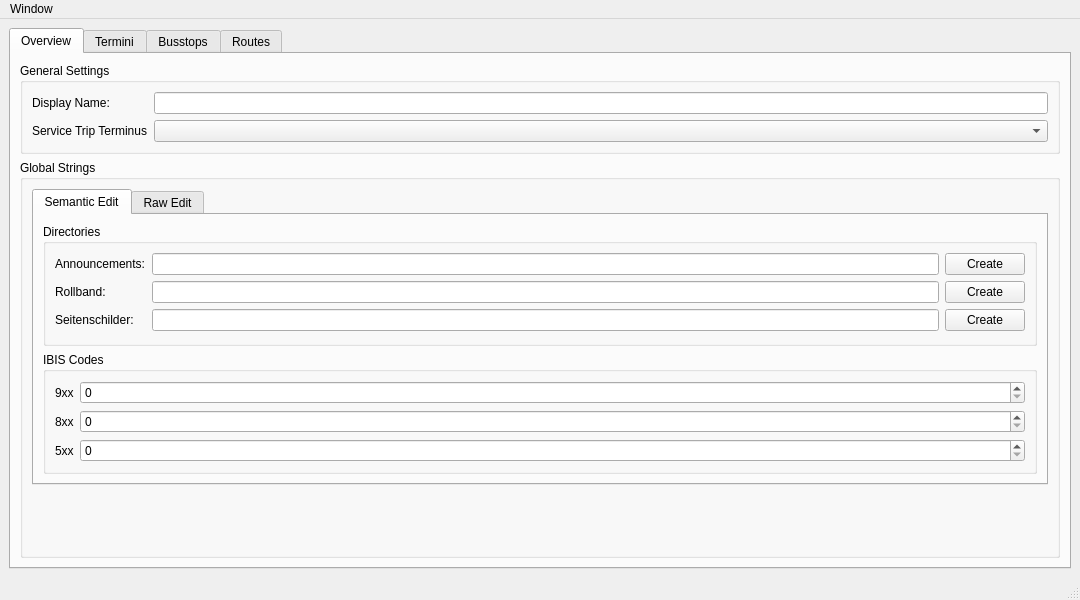
<?xml version="1.0" encoding="UTF-8"?>
<ui version="4.0">
 <class>wHofEditor</class>
 <widget class="QMainWindow" name="wHofEditor">
  <property name="geometry">
   <rect>
    <x>0</x>
    <y>0</y>
    <width>1080</width>
    <height>600</height>
   </rect>
  </property>
  <property name="windowTitle">
   <string>wHofEditor</string>
  </property>
  <widget class="QWidget" name="centralwidget">
   <layout class="QVBoxLayout" name="verticalLayout">
    <item>
     <widget class="QTabWidget" name="tabWidget">
      <property name="currentIndex">
       <number>0</number>
      </property>
      <widget class="QWidget" name="tabOverview">
       <attribute name="title">
        <string>Overview</string>
       </attribute>
       <layout class="QVBoxLayout" name="verticalLayout_4">
        <item>
         <widget class="QGroupBox" name="groupBox">
          <property name="title">
           <string>General Settings</string>
          </property>
          <layout class="QFormLayout" name="formLayout">
           <item row="0" column="0">
            <widget class="QLabel" name="label">
             <property name="text">
              <string>Display Name:</string>
             </property>
            </widget>
           </item>
           <item row="0" column="1">
            <widget class="QLineEdit" name="leHofDisplayName"/>
           </item>
           <item row="1" column="0">
            <widget class="QLabel" name="label_2">
             <property name="text">
              <string>Service Trip Terminus</string>
             </property>
            </widget>
           </item>
           <item row="1" column="1">
            <widget class="QComboBox" name="cbHofServiceTripTerminus"/>
           </item>
          </layout>
         </widget>
        </item>
        <item>
         <widget class="QGroupBox" name="groupBox_4">
          <property name="title">
           <string>Global Strings</string>
          </property>
          <layout class="QVBoxLayout" name="verticalLayout_3">
           <item>
            <widget class="QTabWidget" name="tabWidget_2">
             <property name="currentIndex">
              <number>0</number>
             </property>
             <widget class="QWidget" name="tabGlobalStringsSemanticEdit">
              <attribute name="title">
               <string>Semantic Edit</string>
              </attribute>
              <layout class="QVBoxLayout" name="verticalLayout_2">
               <item>
                <widget class="QGroupBox" name="groupBox_2">
                 <property name="title">
                  <string>Directories</string>
                 </property>
                 <layout class="QFormLayout" name="formLayout_2">
                  <item row="0" column="0">
                   <widget class="QLabel" name="label_3">
                    <property name="text">
                     <string>Announcements:</string>
                    </property>
                   </widget>
                  </item>
                  <item row="0" column="1">
                   <layout class="QHBoxLayout" name="horizontalLayout_3">
                    <item>
                     <widget class="QLineEdit" name="leDirectoryAnnouncements"/>
                    </item>
                    <item>
                     <widget class="QPushButton" name="pbDirectoryAnnouncementsCreate">
                      <property name="text">
                       <string notr="true">Create</string>
                      </property>
                     </widget>
                    </item>
                   </layout>
                  </item>
                  <item row="1" column="0">
                   <widget class="QLabel" name="label_4">
                    <property name="text">
                     <string>Rollband:</string>
                    </property>
                   </widget>
                  </item>
                  <item row="1" column="1">
                   <layout class="QHBoxLayout" name="horizontalLayout_2">
                    <item>
                     <widget class="QLineEdit" name="leDirectoryRollband"/>
                    </item>
                    <item>
                     <widget class="QPushButton" name="pbDirectoryRollbandCreate">
                      <property name="text">
                       <string notr="true">Create</string>
                      </property>
                     </widget>
                    </item>
                   </layout>
                  </item>
                  <item row="2" column="0">
                   <widget class="QLabel" name="label_5">
                    <property name="text">
                     <string>Seitenschilder:</string>
                    </property>
                   </widget>
                  </item>
                  <item row="2" column="1">
                   <layout class="QHBoxLayout" name="horizontalLayout">
                    <item>
                     <widget class="QLineEdit" name="leDirectorySeitenschilder"/>
                    </item>
                    <item>
                     <widget class="QPushButton" name="pbDirectorySeitenschilderCreate">
                      <property name="text">
                       <string notr="true">Create</string>
                      </property>
                     </widget>
                    </item>
                   </layout>
                  </item>
                 </layout>
                </widget>
               </item>
               <item>
                <widget class="QGroupBox" name="groupBox_3">
                 <property name="title">
                  <string>IBIS Codes</string>
                 </property>
                 <layout class="QFormLayout" name="formLayout_3">
                  <item row="0" column="0">
                   <widget class="QLabel" name="label_6">
                    <property name="text">
                     <string>9xx</string>
                    </property>
                   </widget>
                  </item>
                  <item row="0" column="1">
                   <widget class="QSpinBox" name="sbIbisCode9xx"/>
                  </item>
                  <item row="1" column="0">
                   <widget class="QLabel" name="label_7">
                    <property name="text">
                     <string>8xx</string>
                    </property>
                   </widget>
                  </item>
                  <item row="1" column="1">
                   <widget class="QSpinBox" name="sbIbisCode8xx"/>
                  </item>
                  <item row="2" column="0">
                   <widget class="QLabel" name="label_8">
                    <property name="text">
                     <string>5xx</string>
                    </property>
                   </widget>
                  </item>
                  <item row="2" column="1">
                   <widget class="QSpinBox" name="sbIbisCode5xx"/>
                  </item>
                 </layout>
                </widget>
               </item>
              </layout>
             </widget>
             <widget class="QWidget" name="tabGlobalStringsRawEdit">
              <attribute name="title">
               <string>Raw Edit</string>
              </attribute>
              <layout class="QVBoxLayout" name="verticalLayout_5">
               <item>
                <layout class="QHBoxLayout" name="horizontalLayout_5">
                 <item>
                  <widget class="QPushButton" name="pbGlobalStringsAdd">
                   <property name="text">
                    <string>Add</string>
                   </property>
                  </widget>
                 </item>
                 <item>
                  <spacer name="horizontalSpacer">
                   <property name="orientation">
                    <enum>Qt::Orientation::Horizontal</enum>
                   </property>
                   <property name="sizeHint" stdset="0">
                    <size>
                     <width>40</width>
                     <height>20</height>
                    </size>
                   </property>
                  </spacer>
                 </item>
                 <item>
                  <widget class="QPushButton" name="pbGlobalStringsMoveUp">
                   <property name="text">
                    <string>Move Up</string>
                   </property>
                  </widget>
                 </item>
                 <item>
                  <widget class="QPushButton" name="pbGlobalStringsMoveDown">
                   <property name="text">
                    <string>Move Down</string>
                   </property>
                  </widget>
                 </item>
                </layout>
               </item>
               <item>
                <widget class="QTableView" name="tvGlobalStringsTable">
                 <attribute name="horizontalHeaderVisible">
                  <bool>false</bool>
                 </attribute>
                </widget>
               </item>
               <item>
                <layout class="QHBoxLayout" name="horizontalLayout_4">
                 <item>
                  <spacer name="horizontalSpacer_2">
                   <property name="orientation">
                    <enum>Qt::Orientation::Horizontal</enum>
                   </property>
                   <property name="sizeHint" stdset="0">
                    <size>
                     <width>40</width>
                     <height>20</height>
                    </size>
                   </property>
                  </spacer>
                 </item>
                 <item>
                  <widget class="QPushButton" name="pbGlobalStringsRemove">
                   <property name="text">
                    <string>Remove</string>
                   </property>
                  </widget>
                 </item>
                </layout>
               </item>
              </layout>
             </widget>
            </widget>
           </item>
           <item>
            <spacer name="verticalSpacer_3">
             <property name="orientation">
              <enum>Qt::Orientation::Vertical</enum>
             </property>
             <property name="sizeHint" stdset="0">
              <size>
               <width>20</width>
               <height>40</height>
              </size>
             </property>
            </spacer>
           </item>
          </layout>
         </widget>
        </item>
       </layout>
      </widget>
      <widget class="QWidget" name="tabTermini">
       <attribute name="title">
        <string>Termini</string>
       </attribute>
       <layout class="QVBoxLayout" name="verticalLayout_8">
        <item>
         <widget class="QSplitter" name="splitter">
          <property name="orientation">
           <enum>Qt::Orientation::Horizontal</enum>
          </property>
          <widget class="QWidget" name="">
           <layout class="QHBoxLayout" name="horizontalLayout_6">
            <item>
             <widget class="QTreeView" name="tvTermini"/>
            </item>
            <item>
             <layout class="QVBoxLayout" name="verticalLayout_6">
              <item>
               <widget class="QPushButton" name="pbTerminiAdd">
                <property name="text">
                 <string>Add</string>
                </property>
               </widget>
              </item>
              <item>
               <widget class="QPushButton" name="pbTerminiDuplicate">
                <property name="text">
                 <string>Duplicate</string>
                </property>
               </widget>
              </item>
              <item>
               <widget class="QPushButton" name="pbTerminiRemove">
                <property name="text">
                 <string>Remove</string>
                </property>
               </widget>
              </item>
              <item>
               <spacer name="verticalSpacer_2">
                <property name="orientation">
                 <enum>Qt::Orientation::Vertical</enum>
                </property>
                <property name="sizeHint" stdset="0">
                 <size>
                  <width>20</width>
                  <height>40</height>
                 </size>
                </property>
               </spacer>
              </item>
              <item>
               <widget class="QPushButton" name="pbTerminiMoveUp">
                <property name="text">
                 <string>Move Up</string>
                </property>
               </widget>
              </item>
              <item>
               <widget class="QPushButton" name="pbTerminiMoveDown">
                <property name="text">
                 <string>Move Down</string>
                </property>
               </widget>
              </item>
              <item>
               <spacer name="verticalSpacer">
                <property name="orientation">
                 <enum>Qt::Orientation::Vertical</enum>
                </property>
                <property name="sizeHint" stdset="0">
                 <size>
                  <width>20</width>
                  <height>40</height>
                 </size>
                </property>
               </spacer>
              </item>
              <item>
               <widget class="QPushButton" name="pbTerminiSortByCode">
                <property name="text">
                 <string>Sort by IBIS Code</string>
                </property>
               </widget>
              </item>
              <item>
               <widget class="QPushButton" name="pbTerminiSortByName">
                <property name="text">
                 <string>Sort by Name</string>
                </property>
               </widget>
              </item>
             </layout>
            </item>
           </layout>
          </widget>
          <widget class="QWidget" name="">
           <layout class="QVBoxLayout" name="verticalLayout_7" stretch="0,1">
            <item>
             <widget class="QGroupBox" name="groupBox_5">
              <property name="title">
               <string>Generic Settings</string>
              </property>
              <layout class="QFormLayout" name="formLayout_4">
               <item row="0" column="0">
                <widget class="QLabel" name="label_9">
                 <property name="text">
                  <string>Name:</string>
                 </property>
                </widget>
               </item>
               <item row="0" column="1">
                <widget class="QLineEdit" name="leTerminiSettingsName"/>
               </item>
               <item row="1" column="0">
                <widget class="QLabel" name="label_10">
                 <property name="text">
                  <string>IBIS Code:</string>
                 </property>
                </widget>
               </item>
               <item row="1" column="1">
                <widget class="QSpinBox" name="sbTerminiSettingsCode">
                 <property name="maximum">
                  <number>99999</number>
                 </property>
                </widget>
               </item>
               <item row="2" column="1">
                <layout class="QHBoxLayout" name="horizontalLayout_7">
                 <item>
                  <widget class="QCheckBox" name="chbTerminiSettingsNoPassengers">
                   <property name="text">
                    <string>No Passengers</string>
                   </property>
                  </widget>
                 </item>
                 <item>
                  <widget class="QCheckBox" name="chbTerminiSettingsEnableMask">
                   <property name="text">
                    <string>Enable Mask</string>
                   </property>
                  </widget>
                 </item>
                </layout>
               </item>
              </layout>
             </widget>
            </item>
            <item>
             <widget class="QGroupBox" name="groupBox_6">
              <property name="title">
               <string>Strings</string>
              </property>
              <layout class="QHBoxLayout" name="horizontalLayout_8">
               <item>
                <widget class="QTableView" name="tvTerminiStrings">
                 <attribute name="horizontalHeaderVisible">
                  <bool>false</bool>
                 </attribute>
                </widget>
               </item>
              </layout>
             </widget>
            </item>
           </layout>
          </widget>
         </widget>
        </item>
       </layout>
      </widget>
      <widget class="QWidget" name="tabBusstops">
       <attribute name="title">
        <string>Busstops</string>
       </attribute>
       <layout class="QHBoxLayout" name="horizontalLayout_12">
        <item>
         <widget class="QSplitter" name="splitter_2">
          <property name="orientation">
           <enum>Qt::Orientation::Horizontal</enum>
          </property>
          <widget class="QWidget" name="layoutWidget">
           <layout class="QHBoxLayout" name="horizontalLayout_9">
            <item>
             <widget class="QTreeView" name="tvBusstops"/>
            </item>
            <item>
             <layout class="QVBoxLayout" name="verticalLayout_9">
              <item>
               <widget class="QPushButton" name="pbBusstopsAdd">
                <property name="text">
                 <string>Add</string>
                </property>
               </widget>
              </item>
              <item>
               <widget class="QPushButton" name="pbBusstopsDuplicate">
                <property name="text">
                 <string>Duplicate</string>
                </property>
               </widget>
              </item>
              <item>
               <widget class="QPushButton" name="pbBusstopsRemove">
                <property name="text">
                 <string>Remove</string>
                </property>
               </widget>
              </item>
              <item>
               <spacer name="verticalSpacer_4">
                <property name="orientation">
                 <enum>Qt::Orientation::Vertical</enum>
                </property>
                <property name="sizeHint" stdset="0">
                 <size>
                  <width>20</width>
                  <height>40</height>
                 </size>
                </property>
               </spacer>
              </item>
              <item>
               <widget class="QPushButton" name="pbBusstopsMoveUp">
                <property name="text">
                 <string>Move Up</string>
                </property>
               </widget>
              </item>
              <item>
               <widget class="QPushButton" name="pbBusstopsMoveDown">
                <property name="text">
                 <string>Move Down</string>
                </property>
               </widget>
              </item>
              <item>
               <spacer name="verticalSpacer_5">
                <property name="orientation">
                 <enum>Qt::Orientation::Vertical</enum>
                </property>
                <property name="sizeHint" stdset="0">
                 <size>
                  <width>20</width>
                  <height>40</height>
                 </size>
                </property>
               </spacer>
              </item>
              <item>
               <widget class="QPushButton" name="pbBusstopsSort">
                <property name="text">
                 <string>Sort by Name</string>
                </property>
               </widget>
              </item>
             </layout>
            </item>
           </layout>
          </widget>
          <widget class="QWidget" name="layoutWidget_2">
           <layout class="QVBoxLayout" name="verticalLayout_10" stretch="0,1">
            <item>
             <widget class="QGroupBox" name="groupBox_7">
              <property name="title">
               <string>Generic Settings</string>
              </property>
              <layout class="QFormLayout" name="formLayout_5">
               <item row="0" column="0">
                <widget class="QLabel" name="label_11">
                 <property name="text">
                  <string>Name:</string>
                 </property>
                </widget>
               </item>
               <item row="0" column="1">
                <widget class="QLineEdit" name="leBusstopsSettingsName"/>
               </item>
               <item row="1" column="1">
                <widget class="QCheckBox" name="chbBusstopsSettingsEnableMask">
                 <property name="text">
                  <string>Enable Mask</string>
                 </property>
                </widget>
               </item>
              </layout>
             </widget>
            </item>
            <item>
             <widget class="QGroupBox" name="groupBox_8">
              <property name="title">
               <string>Strings</string>
              </property>
              <layout class="QHBoxLayout" name="horizontalLayout_11">
               <item>
                <widget class="QTableView" name="tvBusstopsStrings">
                 <attribute name="horizontalHeaderVisible">
                  <bool>false</bool>
                 </attribute>
                </widget>
               </item>
              </layout>
             </widget>
            </item>
           </layout>
          </widget>
         </widget>
        </item>
       </layout>
      </widget>
      <widget class="QWidget" name="tabRoutes">
       <attribute name="title">
        <string>Routes</string>
       </attribute>
       <layout class="QHBoxLayout" name="horizontalLayout_15">
        <item>
         <widget class="QSplitter" name="splitter_3">
          <property name="orientation">
           <enum>Qt::Orientation::Horizontal</enum>
          </property>
          <widget class="QWidget" name="layoutWidget_3">
           <layout class="QHBoxLayout" name="horizontalLayout_10">
            <item>
             <widget class="QTreeView" name="tvRoutes"/>
            </item>
            <item>
             <layout class="QVBoxLayout" name="verticalLayout_11">
              <item>
               <widget class="QPushButton" name="pbRoutesAdd">
                <property name="text">
                 <string>Add</string>
                </property>
               </widget>
              </item>
              <item>
               <widget class="QPushButton" name="pbRouteDuplicate">
                <property name="text">
                 <string>Duplicate</string>
                </property>
               </widget>
              </item>
              <item>
               <widget class="QPushButton" name="pbRoutesRemove">
                <property name="text">
                 <string>Remove</string>
                </property>
               </widget>
              </item>
              <item>
               <spacer name="verticalSpacer_6">
                <property name="orientation">
                 <enum>Qt::Orientation::Vertical</enum>
                </property>
                <property name="sizeHint" stdset="0">
                 <size>
                  <width>20</width>
                  <height>40</height>
                 </size>
                </property>
               </spacer>
              </item>
              <item>
               <widget class="QPushButton" name="pbRoutesMoveUp">
                <property name="text">
                 <string>Move Up</string>
                </property>
               </widget>
              </item>
              <item>
               <widget class="QPushButton" name="pbRoutesMoveDown">
                <property name="text">
                 <string>Move Down</string>
                </property>
               </widget>
              </item>
              <item>
               <spacer name="verticalSpacer_7">
                <property name="orientation">
                 <enum>Qt::Orientation::Vertical</enum>
                </property>
                <property name="sizeHint" stdset="0">
                 <size>
                  <width>20</width>
                  <height>40</height>
                 </size>
                </property>
               </spacer>
              </item>
              <item>
               <widget class="QPushButton" name="pbRoutesSortByCode">
                <property name="text">
                 <string>Sort by IBIS Code</string>
                </property>
               </widget>
              </item>
              <item>
               <widget class="QPushButton" name="pbRoutesSortByName">
                <property name="text">
                 <string>Sort by Name</string>
                </property>
               </widget>
              </item>
             </layout>
            </item>
           </layout>
          </widget>
          <widget class="QWidget" name="layoutWidget_4">
           <layout class="QVBoxLayout" name="verticalLayout_12" stretch="0,1">
            <item>
             <widget class="QGroupBox" name="groupBox_9">
              <property name="title">
               <string>Generic Settings</string>
              </property>
              <layout class="QFormLayout" name="formLayout_6">
               <item row="0" column="0">
                <widget class="QLabel" name="label_12">
                 <property name="text">
                  <string>Name:</string>
                 </property>
                </widget>
               </item>
               <item row="0" column="1">
                <layout class="QHBoxLayout" name="horizontalLayout_16">
                 <item>
                  <widget class="QLineEdit" name="leRoutesSettingsName"/>
                 </item>
                 <item>
                  <widget class="QLabel" name="label_13">
                   <property name="text">
                    <string>Line/Route:</string>
                   </property>
                  </widget>
                 </item>
                 <item>
                  <widget class="QSpinBox" name="sbRoutesSettingsLineNumber">
                   <property name="maximum">
                    <number>9999</number>
                   </property>
                  </widget>
                 </item>
                 <item>
                  <widget class="QSpinBox" name="sbRoutesSettingsRouteNumber">
                   <property name="maximum">
                    <number>99</number>
                   </property>
                  </widget>
                 </item>
                </layout>
               </item>
               <item row="1" column="0">
                <widget class="QLabel" name="label_14">
                 <property name="text">
                  <string>Terminus:</string>
                 </property>
                </widget>
               </item>
               <item row="1" column="1">
                <widget class="QComboBox" name="cbRouteSettingsTerminus"/>
               </item>
              </layout>
             </widget>
            </item>
            <item>
             <widget class="QGroupBox" name="groupBox_10">
              <property name="title">
               <string>Busstops</string>
              </property>
              <layout class="QHBoxLayout" name="horizontalLayout_13">
               <item>
                <layout class="QVBoxLayout" name="verticalLayout_13">
                 <item>
                  <widget class="QLabel" name="label_15">
                   <property name="text">
                    <string>All Busstops</string>
                   </property>
                   <property name="alignment">
                    <set>Qt::AlignmentFlag::AlignCenter</set>
                   </property>
                  </widget>
                 </item>
                 <item>
                  <widget class="QListView" name="lvRouteAllBusstops"/>
                 </item>
                </layout>
               </item>
               <item>
                <layout class="QVBoxLayout" name="verticalLayout_15">
                 <item>
                  <spacer name="verticalSpacer_9">
                   <property name="orientation">
                    <enum>Qt::Orientation::Vertical</enum>
                   </property>
                   <property name="sizeHint" stdset="0">
                    <size>
                     <width>20</width>
                     <height>40</height>
                    </size>
                   </property>
                  </spacer>
                 </item>
                 <item>
                  <widget class="QPushButton" name="pbRoutesBusstopMoveUp">
                   <property name="text">
                    <string>Up</string>
                   </property>
                  </widget>
                 </item>
                 <item>
                  <widget class="QPushButton" name="pbRoutesBusstopMoveDown">
                   <property name="text">
                    <string>Down</string>
                   </property>
                  </widget>
                 </item>
                 <item>
                  <widget class="QPushButton" name="pbRoutesBusstopAdd">
                   <property name="text">
                    <string>Add</string>
                   </property>
                  </widget>
                 </item>
                 <item>
                  <widget class="QPushButton" name="pbRoutesBusstopRemove">
                   <property name="text">
                    <string>Remove</string>
                   </property>
                  </widget>
                 </item>
                 <item>
                  <widget class="QPushButton" name="pbRoutesBusstopReverse">
                   <property name="text">
                    <string>Reverse</string>
                   </property>
                  </widget>
                 </item>
                 <item>
                  <spacer name="verticalSpacer_8">
                   <property name="orientation">
                    <enum>Qt::Orientation::Vertical</enum>
                   </property>
                   <property name="sizeHint" stdset="0">
                    <size>
                     <width>20</width>
                     <height>40</height>
                    </size>
                   </property>
                  </spacer>
                 </item>
                </layout>
               </item>
               <item>
                <layout class="QVBoxLayout" name="verticalLayout_14">
                 <item>
                  <widget class="QLabel" name="label_16">
                   <property name="text">
                    <string>Route Busstops</string>
                   </property>
                   <property name="alignment">
                    <set>Qt::AlignmentFlag::AlignCenter</set>
                   </property>
                  </widget>
                 </item>
                 <item>
                  <widget class="QListView" name="lvRouteRouteBusstops"/>
                 </item>
                </layout>
               </item>
              </layout>
             </widget>
            </item>
           </layout>
          </widget>
         </widget>
        </item>
       </layout>
      </widget>
     </widget>
    </item>
   </layout>
  </widget>
  <widget class="QMenuBar" name="menubar">
   <property name="geometry">
    <rect>
     <x>0</x>
     <y>0</y>
     <width>1080</width>
     <height>21</height>
    </rect>
   </property>
   <widget class="QMenu" name="menuFile">
    <property name="title">
     <string>Window</string>
    </property>
    <addaction name="actionNew"/>
    <addaction name="actionOpen"/>
    <addaction name="actionSave"/>
    <addaction name="actionSaveAs"/>
    <addaction name="actionBackToHome"/>
    <addaction name="actionClose"/>
   </widget>
   <addaction name="menuFile"/>
  </widget>
  <widget class="QStatusBar" name="statusbar"/>
  <action name="actionNew">
   <property name="text">
    <string>New</string>
   </property>
   <property name="shortcut">
    <string>Ctrl+N</string>
   </property>
  </action>
  <action name="actionOpen">
   <property name="text">
    <string>Open</string>
   </property>
   <property name="shortcut">
    <string>Ctrl+O</string>
   </property>
  </action>
  <action name="actionSave">
   <property name="text">
    <string>Save</string>
   </property>
   <property name="shortcut">
    <string>Ctrl+S</string>
   </property>
  </action>
  <action name="actionSaveAs">
   <property name="text">
    <string>Save As</string>
   </property>
   <property name="shortcut">
    <string>Ctrl+Shift+S</string>
   </property>
  </action>
  <action name="actionClose">
   <property name="text">
    <string>Close</string>
   </property>
   <property name="shortcut">
    <string>Ctrl+Q</string>
   </property>
  </action>
  <action name="actionBackToHome">
   <property name="text">
    <string>Back to home</string>
   </property>
   <property name="shortcut">
    <string>Ctrl+W</string>
   </property>
  </action>
 </widget>
 <resources/>
 <connections/>
</ui>
